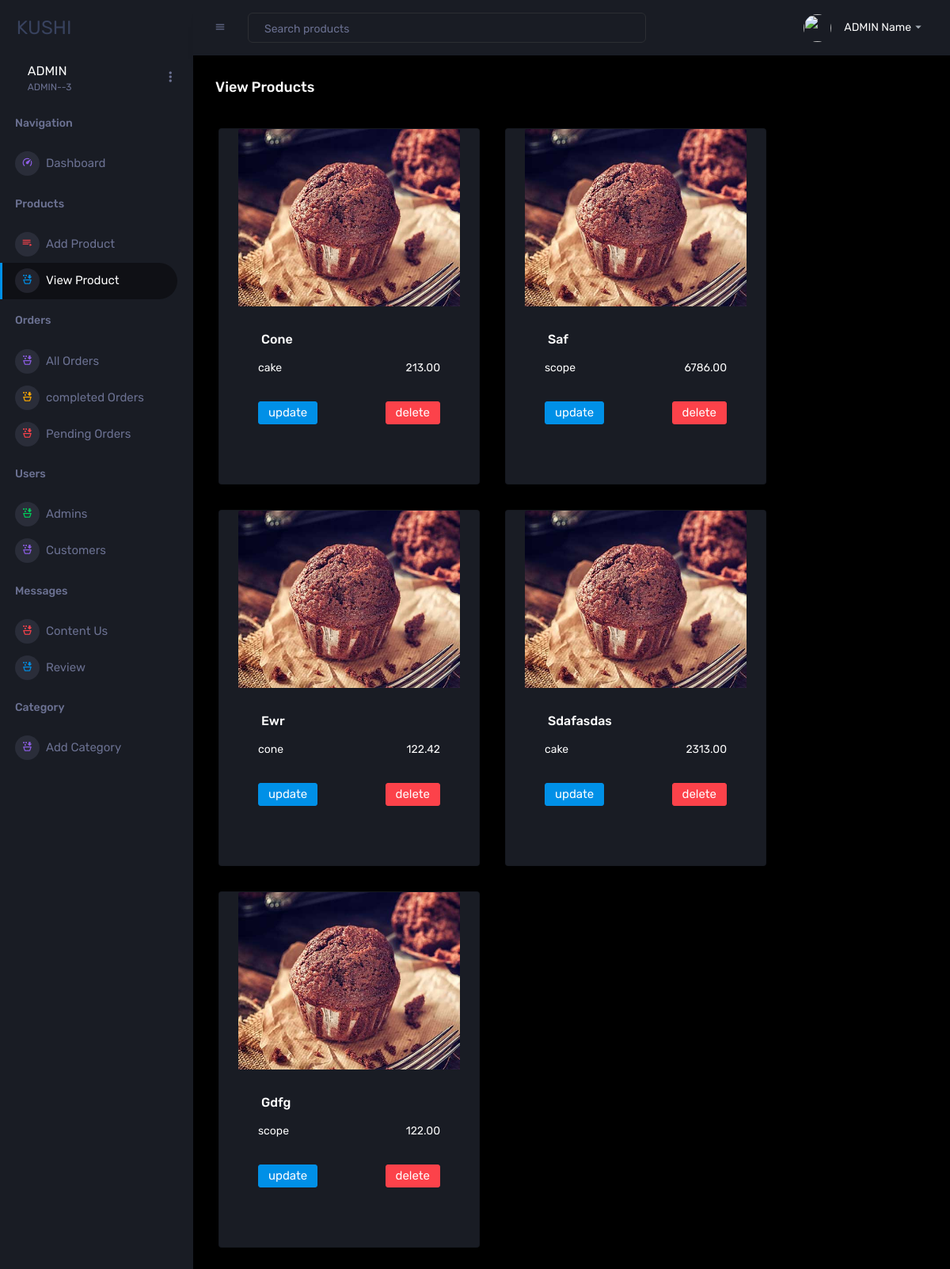
Page /admin/view_product.php on the committed database.
### tables this page shows
CREATE TABLE `products` (
  `id` int(100) NOT NULL,
  `name` varchar(100) NOT NULL,
  `category` varchar(100) NOT NULL,
  `price` decimal(10,2) NOT NULL,
  `image` varchar(100) NOT NULL
);

### admin/view_product.php (the view, shortened to what this page needs)
<?php include('./includes/header.php'); ?>
<div class="main-panel">
    <div class="content-wrapper">
        <div class="page-header">
            <h3 class="page-title">View Products</h3>
        </div>
        <div class="row">
            <?php
            $show_products = $conn->prepare("SELECT * FROM `products`");
            $show_products->execute();
            if ($show_products->rowCount() > 0) {
                while ($fetch_products = $show_products->fetch(PDO::FETCH_ASSOC)) {
                    ?>
                    <div class="card m-3 px-4" style="height:450px;">
                        <img src="../uploaded_img/<?= $fetch_products['image']; ?>" class="card-img-top h-50" alt="<?= $fetch_products['name']; ?>">
                        <div class="card-body">
                            <h5 class="card-title m-1">
                                <?= $fetch_products['name']; ?>
                            </h5>
                            <div class="d-flex justify-content-between mt-3">
                                <p>
                                    <?= $fetch_products['category']; ?>
                                </p>
                                <p>
                                    <?= $fetch_products['price']; ?>
                                </p>
                            </div>
                            <div class="d-flex justify-content-between mt-3">
                                <a href="update_product.php?update=<?= $fetch_products['id']; ?>"
                                    class="btn btn-primary">update</a>
                                <button type="button" class="btn btn-danger" data-toggle="modal"
                                    data-target="#deleteModal<?php echo $fetch_products['id'] ?>">delete</button>
                            </div>
                        </div>
                    </div>
                    <?php
                }
            } else {
                echo '<p class="empty">no products added yet!</p>';
            }
            ?>
        </div>
    </div>
</div>
<?php include('./includes/footer.php'); ?>

### admin/includes/header.php (shortened to what this page needs)
<!DOCTYPE html>
<html lang="en">
<head>
    <link rel="stylesheet" href="assets/vendors/mdi/css/materialdesignicons.min.css">
    <link rel="stylesheet" href="assets/vendors/css/vendor.bundle.base.css">
    <link rel="stylesheet" href="assets/vendors/jvectormap/jquery-jvectormap.css">
    <link rel="stylesheet" href="assets/vendors/flag-icon-css/css/flag-icon.min.css">
    <link rel="stylesheet" href="assets/vendors/owl-carousel-2/owl.carousel.min.css">
    <link rel="stylesheet" href="assets/vendors/owl-carousel-2/owl.theme.default.min.css">
    <link rel="stylesheet" href="assets/alertify/css/alertify.min.css" />
    <link rel="stylesheet" href="assets/alertify/css/themes/default.min.css" />
    <link rel="stylesheet" href="assets/css/style.css">
</head>
<body>
    <div class="container-scroller">
        <?php include('navbar.php'); ?>
        <?php include('sidebar.php'); ?>

### admin/includes/navbar.php (shortened to what this page needs)
<nav class="sidebar sidebar-offcanvas sticky-top" id="sidebar">
    <div class="sidebar-brand-wrapper d-none d-lg-flex align-items-center justify-content-center fixed-top">
        <a class="sidebar-brand brand-logo" href="index.php">KUSHI</a>
    </div>
    <ul class="nav">
        <li class="nav-item profile">
            <div class="profile-desc">
                <div class="profile-pic">
                    <div class="profile-name">
                        <h5 class="mb-0 font-weight-normal">ADMIN</h5>
                        <span>ADMIN--3</span>
                    </div>
                </div>
                <a href="#" id="profile-dropdown" data-toggle="dropdown"><i class="mdi mdi-dots-vertical"></i></a>
            </div>
        </li>
        <li class="nav-item nav-category">
            <span class="nav-link">Navigation</span>
        </li>
        <li class="nav-item menu-items">
            <a class="nav-link" href="index.php">
                <span class="menu-icon">
                    <i class="mdi mdi-speedometer"></i>
                </span>
                <span class="menu-title">Dashboard</span>
            </a>
        </li>
         <li class="nav-item nav-category">
            <span class="nav-link">Products</span>
        </li>
        <li class="nav-item menu-items">
            <a class="nav-link" href="add_product.php">
                <span class="menu-icon">
                    <i class="mdi mdi-playlist-play"></i>
                </span>
                <span class="menu-title">Add Product</span>
            </a>
        </li>
        <li class="nav-item menu-items">
            <a class="nav-link" href="view_product.php">
                <span class="menu-icon">
                    <i class="mdi mdi-basket-fill"></i>
                </span>
                <span class="menu-title">View Product</span>
            </a>
        </li>
         <li class="nav-item nav-category">
            <span class="nav-link">Orders</span>
        </li>
        <li class="nav-item menu-items">
            <a class="nav-link" href="view_orders.php">
                <span class="menu-icon">
                    <i class="mdi mdi-basket-fill"></i>
                </span>
                <span class="menu-title">All Orders</span>
            </a>
        </li>
        <li class="nav-item menu-items">
            <a class="nav-link" href="completed_orders.php">
                <span class="menu-icon">
                    <i class="mdi mdi-basket-fill"></i>
                </span>
                <span class="menu-title">completed Orders</span>
            </a>
        </li>
        <li class="nav-item menu-items">
            <a class="nav-link" href="pending_orders.php">
                <span class="menu-icon">
                    <i class="mdi mdi-basket-fill"></i>
                </span>
                <span class="menu-title">Pending Orders</span>
            </a>
        </li>
        <li class="nav-item nav-category">
            <span class="nav-link">Users</span>
        </li>
        <li class="nav-item menu-items">
            <a class="nav-link" href="view_admin.php">
                <span class="menu-icon">
                    <i class="mdi mdi-basket-fill"></i>
                </span>
                <span class="menu-title">Admins</span>
            </a>
        </li>
        <li class="nav-item menu-items">
            <a class="nav-link" href="view_users.php">
                <span class="menu-icon">
                    <i class="mdi mdi-basket-fill"></i>
                </span>
                <span class="menu-title">Customers</span>
            </a>
        </li>
        <li class="nav-item nav-category">
            <span class="nav-link">Messages</span>
        </li>
        <li class="nav-item menu-items">
            <a class="nav-link" href="view_message.php">
                <span class="menu-icon">
                    <i class="mdi mdi-basket-fill"></i>
                </span>
                <span class="menu-title">Content Us </span>
            </a>
        </li>
        <li class="nav-item menu-items">
            <a class="nav-link" href="view_review.php">
                <span class="menu-icon">
                    <i class="mdi mdi-basket-fill"></i>
                </span>
                <span class="menu-title">Review</span>
            </a>
        </li>
        <li class="nav-item nav-category">
            <span class="nav-link">Category</span>
        </li>
        <li class="nav-item menu-items">
            <a class="nav-link" href="add_category.php">
                <span class="menu-icon">
                    <i class="mdi mdi-basket-fill"></i>
                </span>
                <span class="menu-title">Add Category</span>
            </a>
        </li>
    </ul>
</nav>

### admin/includes/sidebar.php (shortened to what this page needs)
<div class="container-fluid page-body-wrapper">
        <nav class="navbar p-0 fixed-top d-flex flex-row">
          <div class="navbar-menu-wrapper flex-grow d-flex align-items-stretch justify-content-end">
            <button class="navbar-toggler navbar-toggler align-self-center" type="button" data-toggle="minimize">
              <span class="mdi mdi-menu"></span>
            </button>
            <ul class="navbar-nav w-100">
              <li class="nav-item w-100">
                <form class="nav-link mt-2 mt-md-0 d-none d-lg-flex search">
                  <input type="text" class="form-control" placeholder="Search products">
                </form>
              </li>
            </ul>
            <ul class="navbar-nav navbar-nav-right">
              <li class="nav-item dropdown">
                <a class="nav-link" id="profileDropdown" href="#" data-toggle="dropdown">
                  <div class="navbar-profile">
                    <img class="img-xs rounded-circle" src="" alt="">
                    <p class="mb-0 d-none d-sm-block navbar-profile-name">ADMIN Name</p>
                    <i class="mdi mdi-menu-down d-none d-sm-block"></i>
                  </div>
                </a>
              </li>
            </ul>
          </div>
        </nav>

### admin/includes/footer.php (shortened to what this page needs)
</div>
</div>
</body>
</html>

### rows in the picture
products: image (picture), name "Cone", category "cake", price "213.00"
products: image (picture), name "Saf", category "scope", price "6786.00"
products: image (picture), name "Ewr", category "cone", price "122.42"
products: image (picture), name "Sdafasdas", category "cake", price "2313.00"
products: image (picture), name "Gdfg", category "scope", price "122.00"
